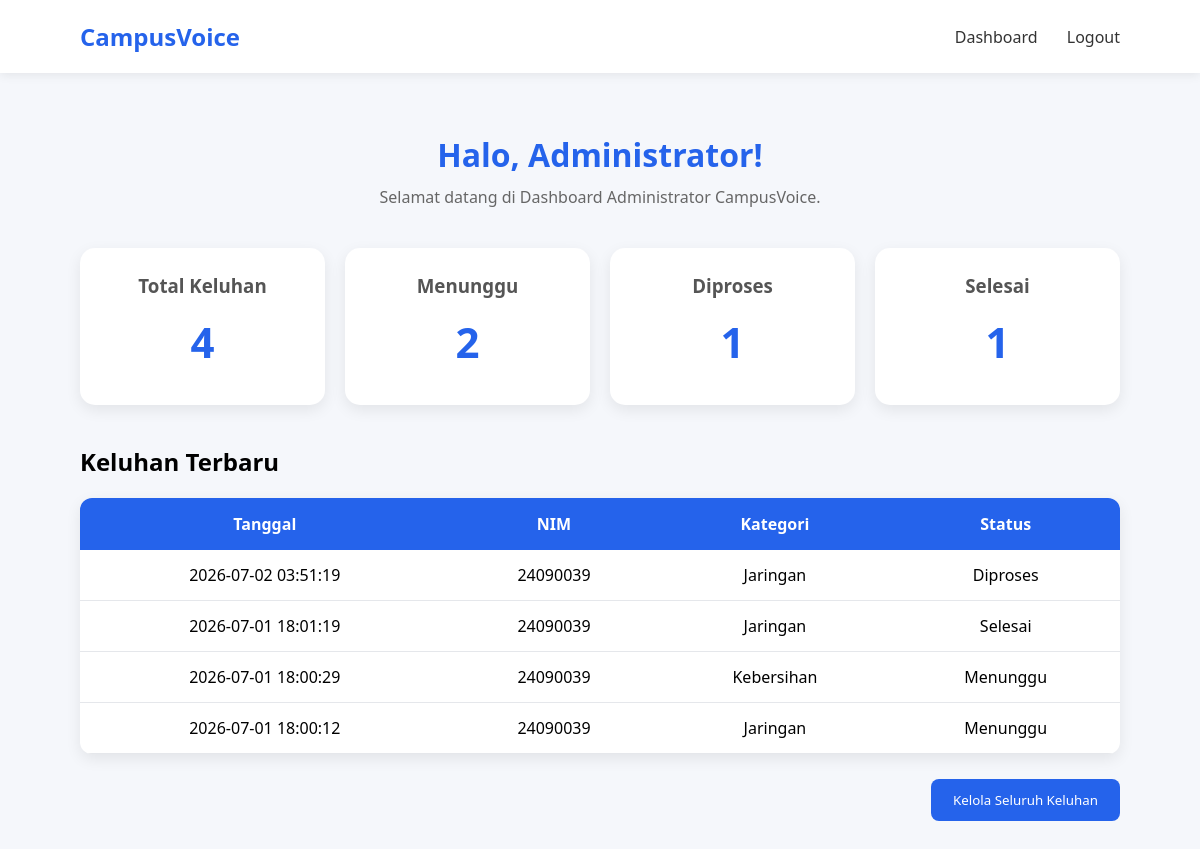
The page /dashboard (signed in) on the database as committed earlier.
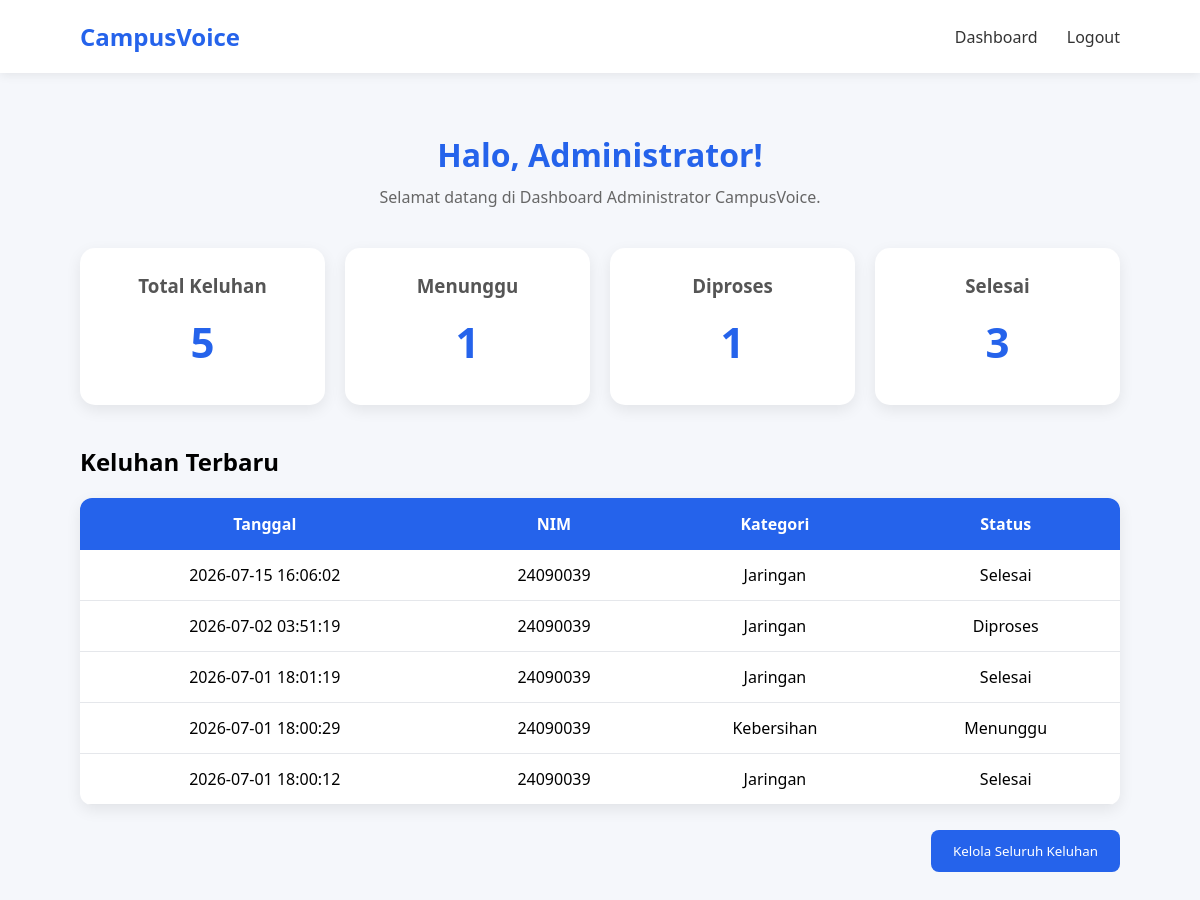
The same page on the database as committed later.
### tables this page shows
CREATE TABLE keluhan(
        id INTEGER PRIMARY KEY AUTOINCREMENT,
        nim TEXT NOT NULL,
        isi_keluhan TEXT NOT NULL,
        kategori TEXT NOT NULL,
        status TEXT DEFAULT 'Menunggu',
        tanggal DATETIME DEFAULT CURRENT_TIMESTAMP,
        FOREIGN KEY (nim)
        REFERENCES users(nim)
    );

### app.py (the view)
@app.route("/dashboard")
def dashboard():
    if "role" not in session:
        return redirect("/login")
    if session["role"] == "admin":
        statistik = get_dashboard_admin()
        terbaru = get_keluhan_terbaru()
        return render_template(
            "dashboard_admin.html",
            nama=session["nama"],
            statistik=statistik,
            terbaru=terbaru
            )
    return render_template(
        "dashboard_mhs.html",
        nama=session["nama"]
    )

### database.py (called while the page is built)
def get_connection():
    conn = sqlite3.connect(DATABASE)
    conn.row_factory = sqlite3.Row
    return conn

def get_dashboard_admin():
    conn = get_connection()
    cursor = conn.cursor()
    cursor.execute("SELECT COUNT(*) FROM keluhan")
    total = cursor.fetchone()[0]
    cursor.execute("SELECT COUNT(*) FROM keluhan WHERE status='Menunggu'")
    menunggu = cursor.fetchone()[0]
    cursor.execute("SELECT COUNT(*) FROM keluhan WHERE status='Diproses'")
    diproses = cursor.fetchone()[0]
    cursor.execute("SELECT COUNT(*) FROM keluhan WHERE status='Selesai'")
    selesai = cursor.fetchone()[0]
    conn.close()
    return {
        "total": total,
        "menunggu": menunggu,
        "diproses": diproses,
        "selesai": selesai
    }

def get_keluhan_terbaru():
    conn = get_connection()
    cursor = conn.cursor()
    cursor.execute("""
        SELECT * FROM keluhan
        ORDER BY tanggal DESC LIMIT 5
    """)
    data = cursor.fetchall()
    conn.close()
    return data

### templates/dashboard_admin.html (shortened to what this page needs)
<!DOCTYPE html>
<html lang="en">
<head>
    <link rel="stylesheet" href="{{ url_for('static', filename='css/dashboard.css') }}">
</head>
<body>
    <header>
        <h2>CampusVoice</h2>
        <nav>
            <a href="/dashboard">Dashboard</a>
            <a href="/logout">Logout</a>
        </nav>
    </header>
    <main>
        <h1>Halo, {{ nama }}!</h1>
        <p>
            Selamat datang di Dashboard Administrator CampusVoice.
        </p>
        <div class="dashboard-card">
            <div class="card">
                <h3>Total Keluhan</h3>
                <h1>{{ statistik.total }}</h1>
            </div>
            <div class="card">
                <h3>Menunggu</h3>
                <h1>{{ statistik.menunggu }}</h1>
            </div>
            <div class="card">
                <h3>Diproses</h3>
                <h1>{{ statistik.diproses }}</h1>
            </div>
            <div class="card">
                <h3>Selesai</h3>
                <h1>{{ statistik.selesai }}</h1>
            </div>
        </div>
        <h2>Keluhan Terbaru</h2>
            <table>
                <tr>
                    <th>Tanggal</th>
                    <th>NIM</th>
                    <th>Kategori</th>
                    <th>Status</th>
                </tr>
                {% for row in terbaru %}
                <tr>
                    <td>{{ row.tanggal }}</td>
                    <td>{{ row.nim }}</td>
                    <td>{{ row.kategori }}</td>
                    <td>{{ row.status }}</td>
                </tr>
                {% endfor %}
            </table>
            <div class="action">
                <a href="/kelola_keluhan">
                    <button>
                    Kelola Seluruh Keluhan
                    </button>
                </a>
            </div>
    </main>
</body>
</html>

Rows that differ between the two databases and show on the page:
added keluhan: tanggal "2026-07-15 16:06:02", nim "24090039", kategori "Jaringan", status "Selesai"
changed keluhan (number 5 of 5 on the later page): status "Menunggu" → "Selesai"
Other text that changed with them:
{{ statistik.total }}: "4" → "5"
{{ statistik.menunggu }}: "2" → "1"
{{ statistik.selesai }}: "1" → "3"
